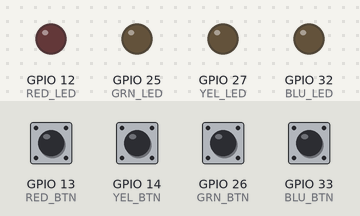
This sketch was run on a simulated ESP32. Parts: output pins drawn as LEDs (lit = HIGH). Inputs (shaded band) come from the test bench; at power-on: GPIO 13 (RED_BTN), GPIO 14 (YEL_BTN), GPIO 26 (GRN_BTN), GPIO 33 (BLU_BTN) HIGH. Random numbers use the default seed unless the sketch sets one; what the sketch prints to the serial monitor is not drawn.

Above: at 6.2 s.
6.3 s: GPIO 13 (RED_BTN) pulled LOW for 0.15 s
At 6.37 s:
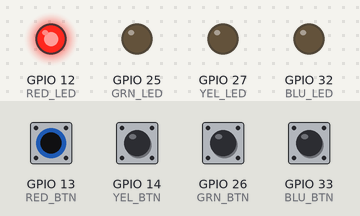
7.9 s: GPIO 14 (YEL_BTN) pulled LOW for 0.15 s
At 7.97 s:
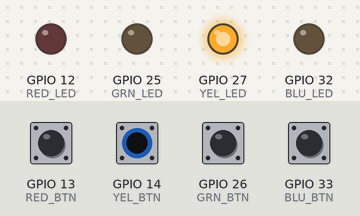
9.5 s: GPIO 26 (GRN_BTN) pulled LOW for 0.15 s
At 9.57 s:
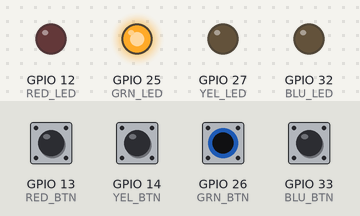
11.1 s: GPIO 33 (BLU_BTN) pulled LOW for 0.15 s
At 11.17 s:
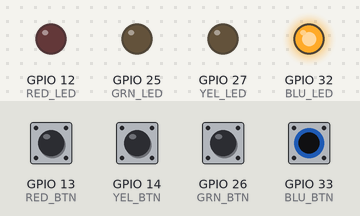
12.7 s: GPIO 13 (RED_BTN) driven LOW and GPIO 14 (YEL_BTN) driven LOW
At 13.9 s:
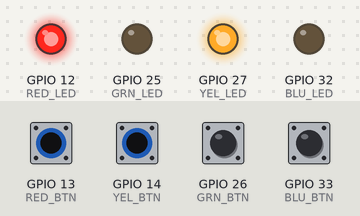
14.2 s: GPIO 26 (GRN_BTN) pulled LOW for 1 s
At 15.0 s:
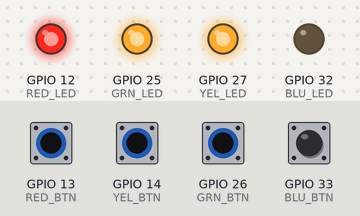
Timing chart, 0 to 17.2 s (numbered marks = the images above; inputs shaded):
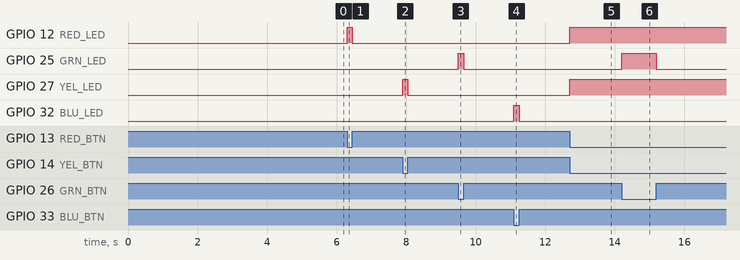

The sketch:

super_simon.ino
```cpp
#define BLU_LED 32
#define GRN_LED 25
#define YEL_LED 27
#define RED_LED 12

#define BLU_BTN 33
#define GRN_BTN 26
#define YEL_BTN 14
#define RED_BTN 13


int last_choice = 0;

int tableau_simon[10] = {};
int tableau_joueur[10] = {};


void game()
{
    for (int i = 0; i < 10; i++) {
        tableau_simon[i] = random(1, 5);
        delay(500);
    }

    Serial.println("Contenu du tableau :");
    for (int i = 0; i < 10; i++) {
        Serial.print(tableau_simon[i]);
        Serial.print(" ");
    }
    Serial.println();
}


void setup()
{
    Serial.begin(115200);

    pinMode(BLU_LED, OUTPUT);
    pinMode(GRN_LED, OUTPUT);
    pinMode(YEL_LED, OUTPUT);
    pinMode(RED_LED, OUTPUT);

    pinMode(BLU_BTN, INPUT_PULLUP);
    pinMode(GRN_BTN, INPUT_PULLUP);
    pinMode(YEL_BTN, INPUT_PULLUP);
    pinMode(RED_BTN, INPUT_PULLUP);

    game();
}

void loop()
{
    byte blu_btn_val = digitalRead(BLU_BTN);
    byte grn_btn_val = digitalRead(GRN_BTN);
    byte yel_btn_val = digitalRead(YEL_BTN);
    byte red_btn_val = digitalRead(RED_BTN);


    // ====== BLEU ======//
    if (blu_btn_val == LOW) {
        digitalWrite(BLU_LED, HIGH);
        last_choice = 1;
    }
    else {
        digitalWrite(BLU_LED, LOW);
    }


    // ====== VERT ======//
    if (grn_btn_val == LOW) {
        digitalWrite(GRN_LED, HIGH);
        last_choice = 2;
    }
    else {
        digitalWrite(GRN_LED, LOW);
    }


    // ====== JAUNE ======//
    if (yel_btn_val == LOW) {
        digitalWrite(YEL_LED, HIGH);
        last_choice = 3;
    }
    else {
        digitalWrite(YEL_LED, LOW);
    }


    // ====== ROUGE ======//
    if (red_btn_val == LOW) {
        digitalWrite(RED_LED, HIGH);
        last_choice = 4;
    }
    else {
        digitalWrite(RED_LED, LOW);
    }
}
```

Measured:
- after the input at 6.3 s, GPIO 12 (RED_LED): LOW → HIGH at once, → LOW 0.15 s later
- after the input at 7.9 s, GPIO 27 (YEL_LED): LOW → HIGH at once, → LOW 0.15 s later
- after the input at 9.5 s, GPIO 25 (GRN_LED): LOW → HIGH at once, → LOW 0.15 s later
- after the input at 11.1 s, GPIO 32 (BLU_LED): LOW → HIGH at once, → LOW 0.15 s later
- after the input at 12.7 s, GPIO 12 (RED_LED), GPIO 27 (YEL_LED): LOW → HIGH at once
- after the input at 14.2 s, GPIO 25 (GRN_LED): LOW → HIGH at once, → LOW 1.0 s later
